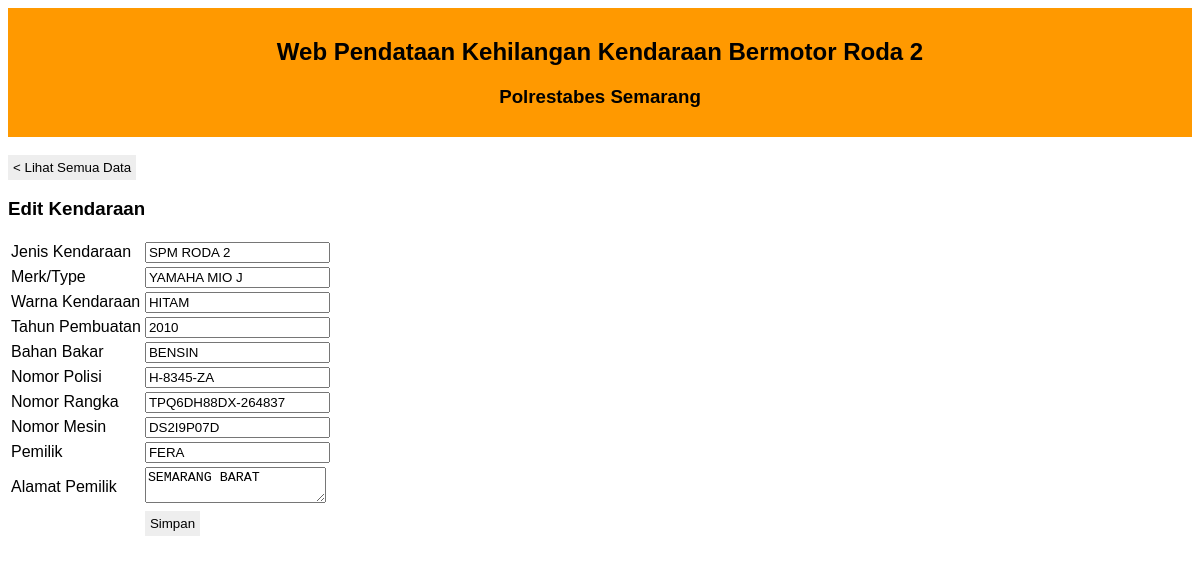
Page /form_edit.php?id=3 (signed in) on the committed database.
### tables this page shows
CREATE TABLE `kendaraan` (
  `id` int(8) NOT NULL,
  `jenis` varchar(50) NOT NULL,
  `merk` varchar(80) NOT NULL,
  `warna` varchar(50) NOT NULL,
  `tahun` varchar(4) NOT NULL,
  `bbm` varchar(80) NOT NULL,
  `nopol` varchar(80) NOT NULL,
  `norangka` varchar(80) NOT NULL,
  `nomesin` varchar(80) NOT NULL,
  `pemilik` varchar(80) NOT NULL,
  `alamat` text NOT NULL
);

### form_edit.php (the view, shortened to what this page needs)
<?php
include "+koneksi.php";
?>
<!DOCTYPE html>
<html>
<head>
	<link rel="stylesheet" type="text/css" href="style.css">
</head>
<body>
	<div class="judul">
		<h2>Web Pendataan Kehilangan Kendaraan Bermotor Roda 2</h2>
		<h3>Polrestabes Semarang</h3>
	</div>
	<br />
	<a href="index.php">
		<button>< Lihat Semua Data</button>
	</a>
	<h3>Edit Kendaraan</h3>
	<form action="proses_edit.php" method="post">
		<?php
		$id = $_GET['id'];
		$query = $con->prepare("SELECT * FROM kendaraan WHERE id = :id");
		$query->bindValue(':id', $id);
		$query->execute();
		$data = $query->fetch();
		?>
		<table>
			<tr>
				<td>Jenis Kendaraan</td>
				<td>
					<input type="text" name="jenis" value="<?php echo $data['jenis'] ?>" required>
				</td>
			</tr>
			<tr>
				<td>Merk/Type</td>
				<td><input type="text" name="merk" value="<?php echo $data['merk'] ?>" required></td>
			</tr>
			<tr>
				<td>Warna Kendaraan</td>
				<td><input type="text" name="warna" value="<?php echo $data['warna'] ?>" required></td>
			</tr>
			<tr>
				<td>Tahun Pembuatan</td>
				<td><input type="number" name="tahun" value="<?php echo $data['tahun'] ?>" required></td>
			</tr>
			<tr>
				<td>Bahan Bakar</td>
				<td><input type="text" name="bbm" value="<?php echo $data['bbm'] ?>" required></td>
			</tr>
			<tr>
				<td>Nomor Polisi</td>
				<td><input type="text" name="nopol" value="<?php echo $data['nopol'] ?>" required></td>
			</tr>
			<tr>
				<td>Nomor Rangka</td>
				<td><input type="text" name="norangka" value="<?php echo $data['norangka'] ?>" required></td>
			</tr>
			<tr>
				<td>Nomor Mesin</td>
				<td><input type="text" name="nomesin" value="<?php echo $data['nomesin'] ?>" required></td>
			</tr>
			<tr>
				<td>Pemilik</td>
				<td><input type="text" name="pemilik" value="<?php echo $data['pemilik'] ?>" required></td>
			</tr>
			<tr>
				<td>Alamat Pemilik</td>
				<td><textarea name="alamat" required><?php echo $data['alamat'] ?></textarea></td>
			</tr>
				<td></td>
				<td><button type="submit">Simpan</button></td>
		</table>
	</form>
</body>
</html>

### style.css (style rules this page uses)
body { font-family: Calibri, 'Trebuchet MS', sans-serif; }
.judul { background: #ff9900; padding: 10px; text-align: center; }
a { text-decoration: none; }
button { background-color: #eeeeee; border: 0px; padding: 5px; }

### rows in the picture
kendaraan: jenis "SPM RODA 2", merk "YAMAHA MIO J", warna "HITAM", tahun "2010", bbm "BENSIN", nopol "H-8345-ZA", norangka "TPQ6DH88DX-264837", nomesin "DS2I9P07D", pemilik "FERA", alamat "SEMARANG BARAT"
